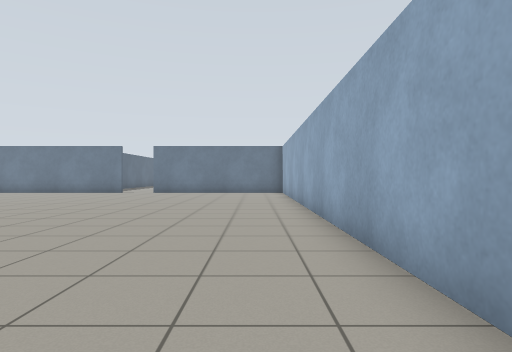
view 1 (above)

23 first-person views from a walk through a robot-simulator world made for Gazebo. The camera is 0.9 m above the floor, looks level and sees 75° across. The floor is counted in squares, 1 m on a side. Each view is taken from the middle of a square. On the plan, view 1 faces up. The plan holds only what a view shows up to about 12 squares ahead; the rest is blank. The place goes on beyond the plan. Gazebo's built-in surfaces are drawn with simple patterns. Simple shapes stand in for some stock models. Some surface patterns are stand-ins.

view 2
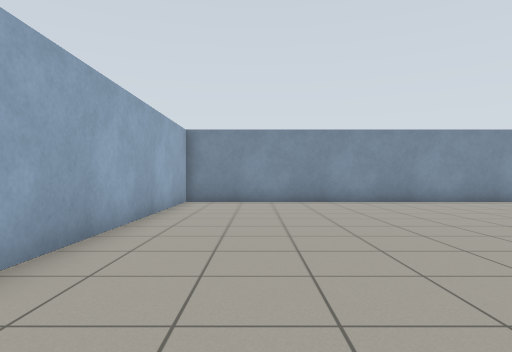

view 3
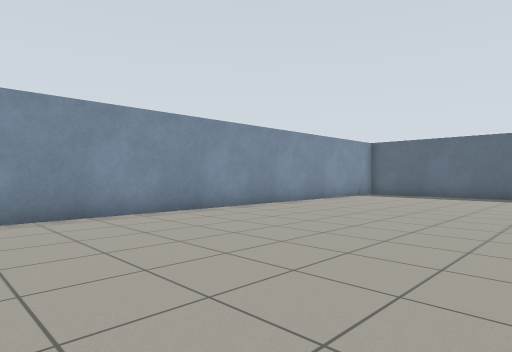

view 4
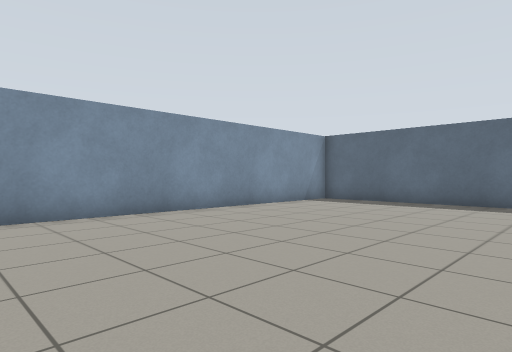

view 5
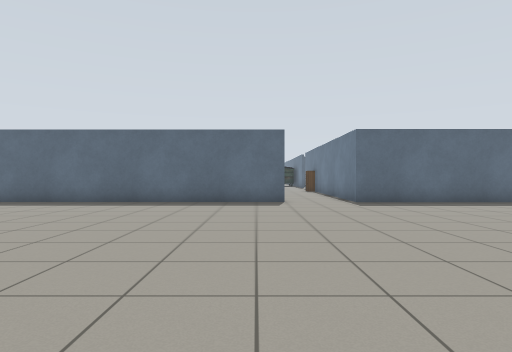

view 6
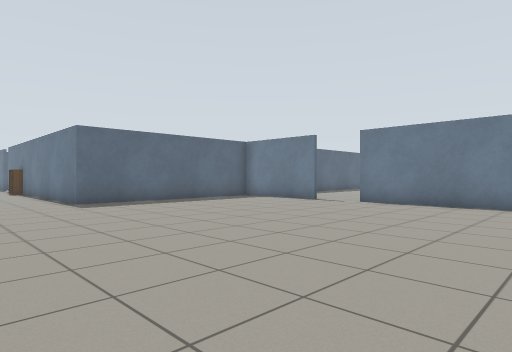

view 7
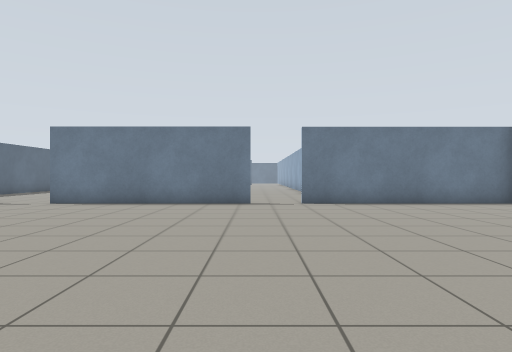

view 8
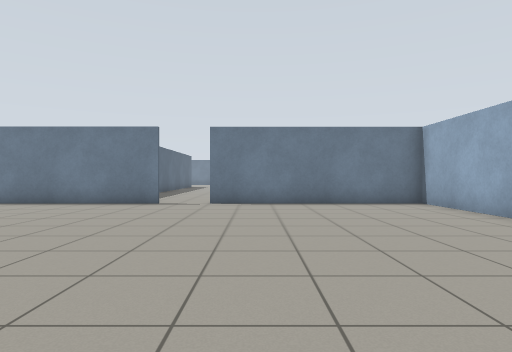

view 9
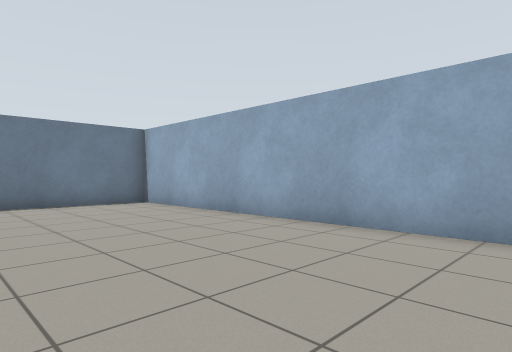

view 10
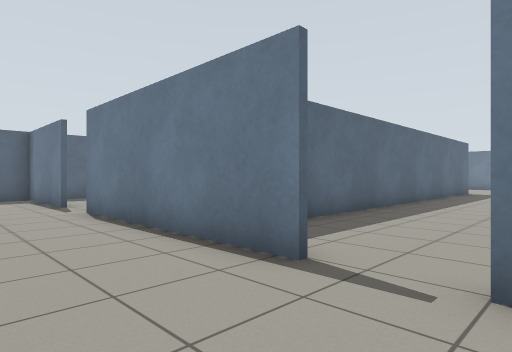

view 11
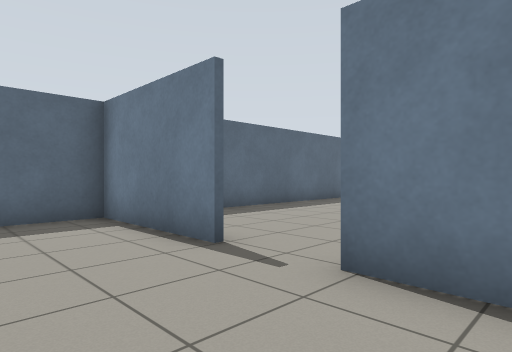

view 12
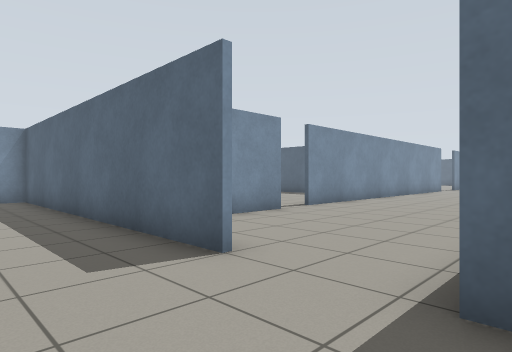

view 13
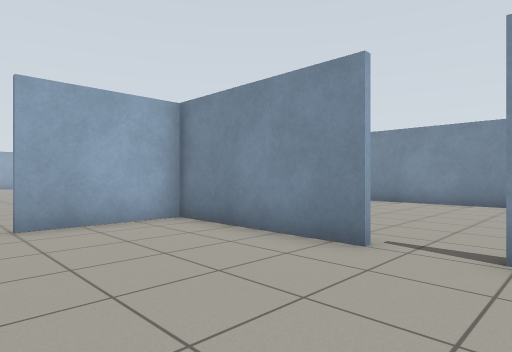

view 14
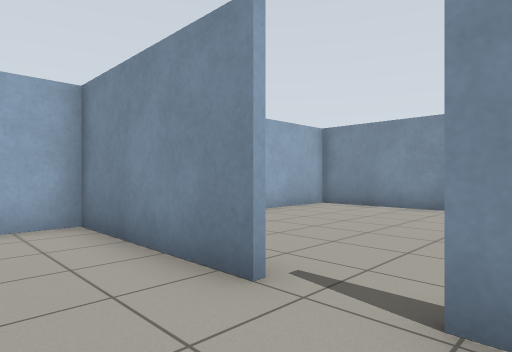

view 15
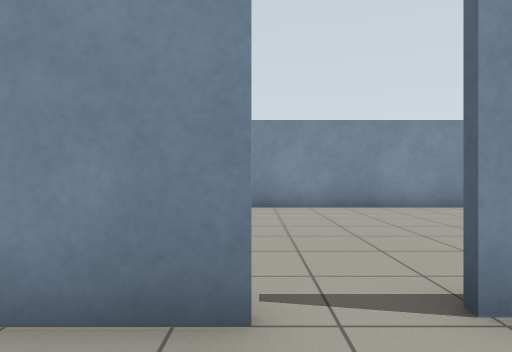

view 16
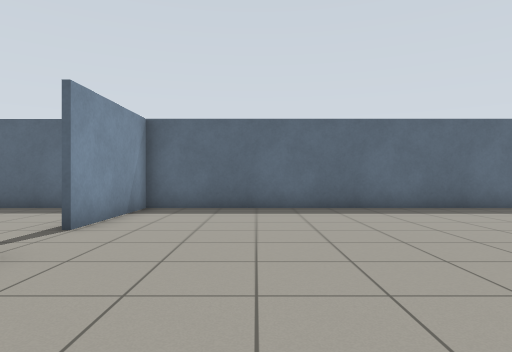

view 17
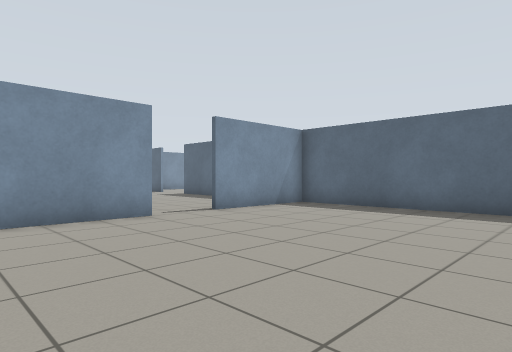

view 18
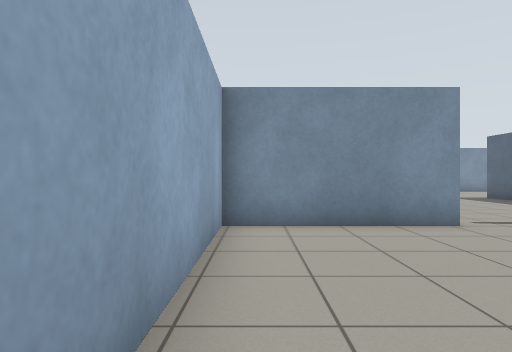

view 19
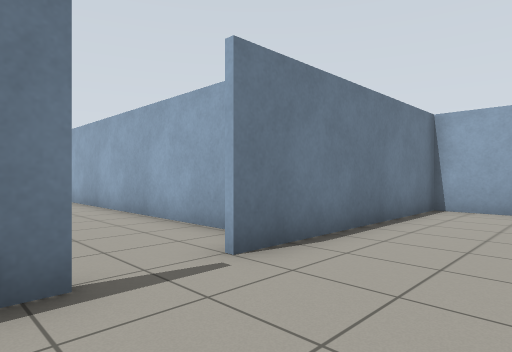

view 20
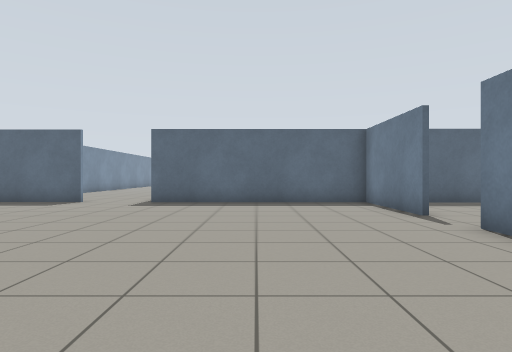

view 21
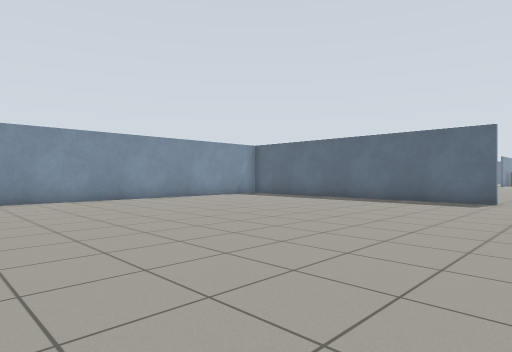

view 22
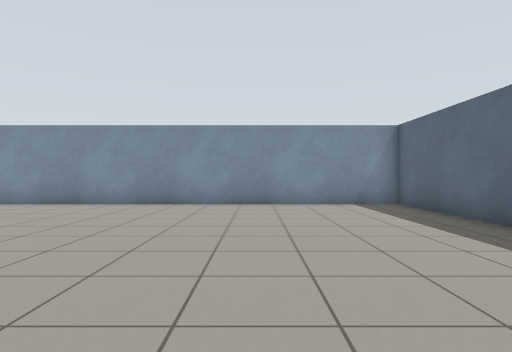

view 23
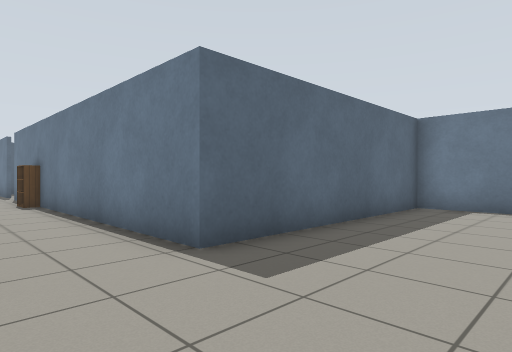

### Floor plan
Points are (right, up) in squares from view 1. A wall is a line through its corners. A room is listed if a view was taken in it or the views show most of it. See-through windows are left out.
Room 1 (views 1, 2, 3, 4, 5, 6, 7, 8, 9, 10, 11, 12, 19, 20, 21, 22, 23)
walls: (-7.1, 17.8) (-13.8, 17.8); (-19.4, 8) (-19.4, -2.5) (1.4, -2.5) (1.4, 17.8) (-5.5, 17.8); (-15.5, 17.8) (-19.5, 17.8); (-19.4, 18.1) (-19.4, 10.4) (-20.4, 10.4)
ways out: opening at (-19.5, 8.5) to room 2; opening at (-14.5, 18) to room 3; opening at (-6.5, 18)
Room 2 (views 13, 14, 15)
walls: (-28.4, 10.4) (-30.5, 10.4); (-27.9, 5) (-25.4, 5); (-24, 5) (-19.6, 5) (-19.6, 8); (-20.4, 10.4) (-26.4, 10.4)
ways out: opening at (-19.5, 8.5) to room 1; opening at (-24.5, 5)
objects: bookshelf (-28, 10) to (-27, 10)
Room 3 (views 16, 17, 18)
walls: (-13.8, 18) (-9.4, 18) (-9.4, 23.3); (-19.4, 25.5) (-19.4, 18.1); (-19.4, 18) (-15.5, 18)
ways out: opening at (-14.5, 18) to room 1

Positions as (right, up) in squares from view 1, and headings:
1: (0, 0), facing up
2: (-1, 9), facing down
3: (-4, 5), facing down-left
4: (-8, 5), facing down-left
5: (-8, 7), facing left
6: (-8, 7), facing up-left
7: (-7, 7), facing up
8: (-4, 7), facing up
9: (-4, 7), facing up-right
10: (-5, 15), facing up-left
11: (-12, 15), facing up-left
12: (-17, 11), facing down-left
13: (-26, 9), facing down-right
14: (-26, 7), facing down-right
15: (-24, 7), facing down
16: (-10, 21), facing left
17: (-10, 25), facing down-left
18: (-10, 24), facing down
19: (-8, 15), facing up-right
20: (-8, 14), facing left
21: (-7, 10), facing down-left
22: (-15, 8), facing down
23: (-16, 8), facing up-left
